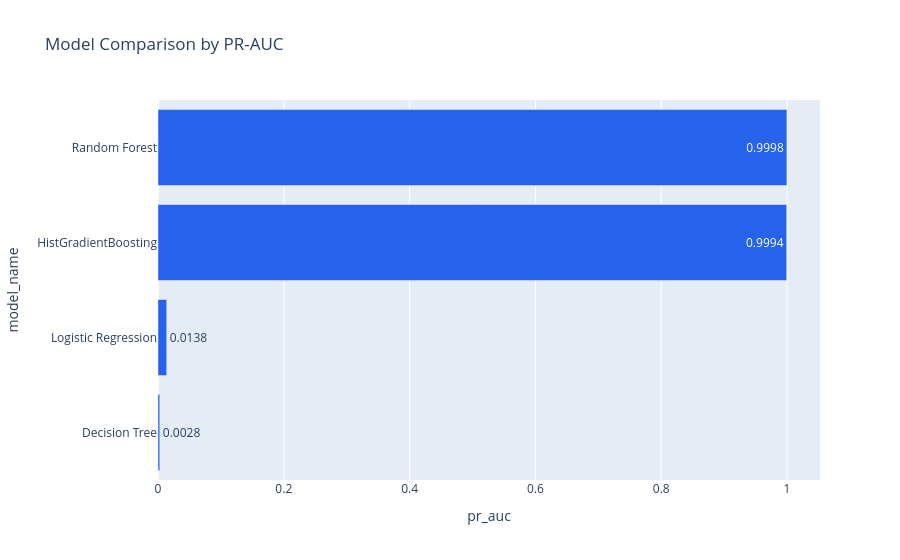

Notebook source saved alongside this figure:
### Code cell
final_models = comparison[comparison["feature_set"] == "final_no_legacy_flag"].sort_values("pr_auc")
px.bar(
    final_models,
    x="pr_auc",
    y="model_name",
    orientation="h",
    text=final_models["pr_auc"].map(lambda value: f"{value:.4f}"),
    title="Model Comparison by PR-AUC",
    color_discrete_sequence=[APPROVED_PALETTE["accent_blue"]],
)

### Figure 1 — Plotly figure (JSON) as saved in the notebook; plotly's stock layout.template omitted (floating-point values rounded to 4 significant figures)
{"data": [{"hovertemplate": "pr_auc=%{x}<br>model_name=%{y}<br>text=%{text}<extra></extra>", "legendgroup": "", "marker": {"color": "#2563EB", "pattern": {"shape": ""}}, "name": "", "orientation": "h", "showlegend": false, "text": ["0.0028", "0.0138", "0.9994", "0.9998"], "textposition": "auto", "type": "bar", "x": [0.002824, 0.01383, 0.9994, 0.9998], "xaxis": "x", "y": ["Decision Tree", "Logistic Regression", "HistGradientBoosting", "Random Forest"], "yaxis": "y"}], "layout": {"barmode": "relative", "legend": {"tracegroupgap": 0}, "title": {"text": "Model Comparison by PR-AUC"}, "xaxis": {"anchor": "y", "domain": [0, 1], "title": {"text": "pr_auc"}}, "yaxis": {"anchor": "x", "domain": [0, 1], "title": {"text": "model_name"}}}}
